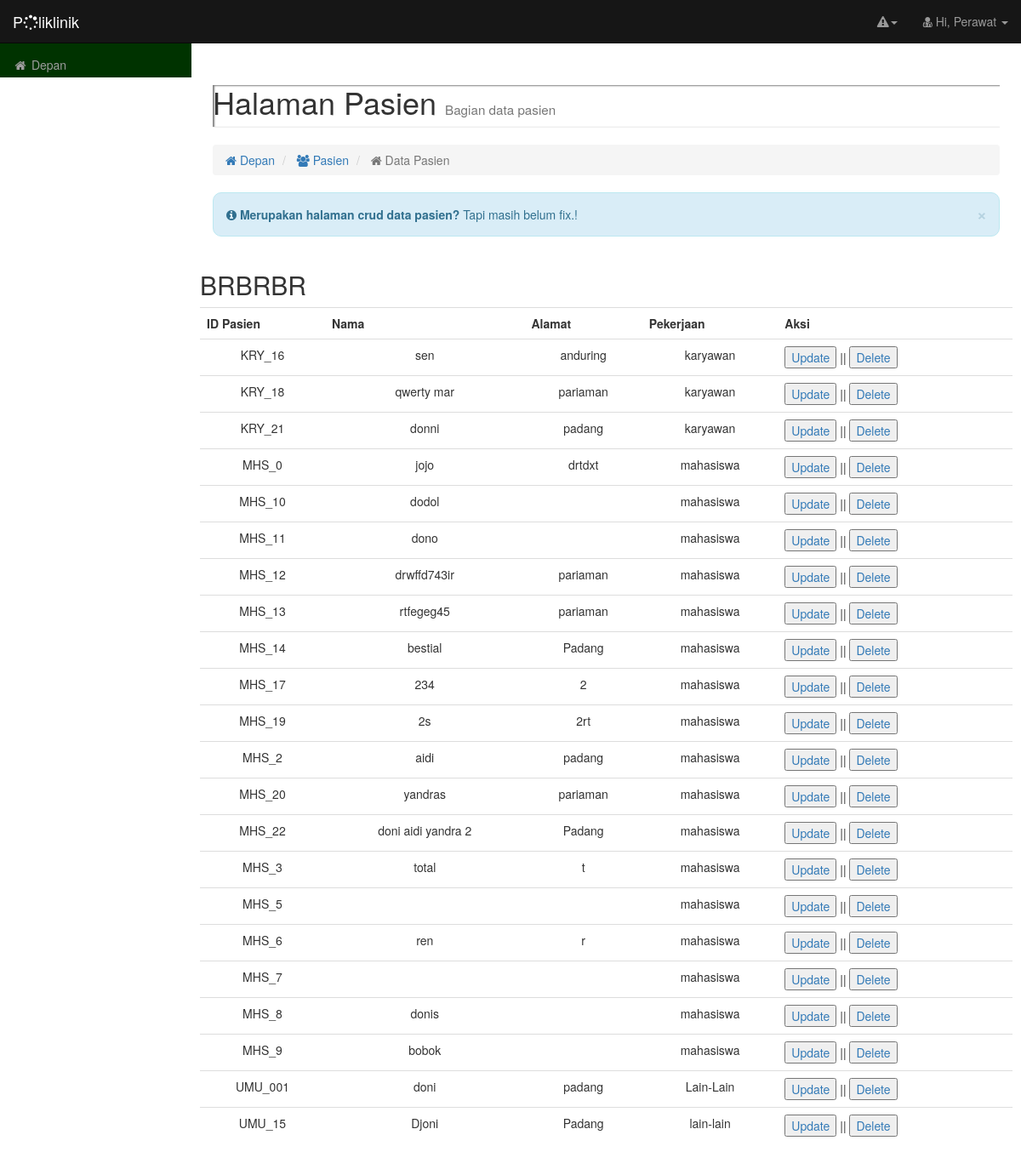
The page /try-sign/hell.php on the database its author committed.
### tables this page shows
CREATE TABLE IF NOT EXISTS `data_pasien` (
  `id_pasien` varchar(25) NOT NULL,
  `nama` varchar(200) NOT NULL,
  `nomor_registrasi` int(25) NOT NULL,
  `tempat_lahir` varchar(100) NOT NULL,
  `tanggal_lahir` varchar(10) NOT NULL,
  `alamat` varchar(512) NOT NULL,
  `jenis_kelamin` varchar(10) NOT NULL,
  `pekerjaan` varchar(50) NOT NULL,
  `fakultas` int(11) NOT NULL,
  `alergi` varchar(200) NOT NULL
);

### try-sign/hell.php (the view, shortened to what this page needs)
<!DOCTYPE html>
<html lang="en">
<head>
    <link href="css/bootstrap.min.css" rel="stylesheet">
    <link href="css/edit-menu.css" rel="stylesheet">
    <link href="font-awesome/css/font-awesome.min.css" rel="stylesheet" type="text/css">
</head>
<body>
    <div id="wrapper">
        <nav class="navbar navbar-inverse navbar-fixed-top" role="navigation" style="background-color:#161616; box-shadow: 0px 5px 5px -10px rgba(0, 0, 0, 0.700);">
            <div class="navbar-header">
                <marquee behavior="alternate" direction="right"><a class="navbar-brand" href="index.php"> P<i class="fa fa-spinner fa-spin"></i>liklinik</a></marquee>
			</div>
            <ul class="nav navbar-right top-nav">
                <li class="dropdown">
                    <a href="#" class="dropdown-toggle" data-toggle="dropdown">
						<i class="fa fa-warning"></i><b class="caret"></b></a>
                </li>
                <li class="dropdown">
                    <a href="#" class="dropdown-toggle" data-toggle="dropdown"><i class="fa fa-user-md"></i> Hi, Perawat <b class="caret"></b></a>
                </li>
            </ul><l
            <div class="collapse navbar-collapse navbar-ex1-collapse" style="height:15px;">
                <ul class="nav navbar-nav side-nav" style="background-color: #030;height:15px;">
                    <li>
                        <a href="index.php"><i class="fa fa-fw fa-home"></i> Depan</a>
                    </li>
                </ul>
            </div>
        </nav>
        <div id="page-wrapper">
            <div class="container-fluid">
                <div class="row">
                    <div class="col-lg-12">
                        <h1 class="page-header" style="box-shadow: inset 2px 1px 2px gray;">
                            Halaman Pasien <small><small>Bagian data pasien</small></small>
                        </h1>
                        <ol class="breadcrumb">
                            <li>
                                <a href="index.php"><i class="fa fa-home"></i> Depan</a>
                            </li>
                            <li>
                                <a href="#"><i class="fa fa-users"></i> Pasien</a>
                            </li>
                            <li class="active">
                                <i class="fa fa-home"></i> Data Pasien
                            </li>
                        </ol>
                    </div>
                </div>
                <div class="row">
                    <div class="col-lg-12">
                        <div class="alert alert-info alert-dismissable" style="border-radius:10px;">
                            <button type="button" class="close" data-dismiss="alert" aria-hidden="true">&times;</button>
                            <i class="fa fa-info-circle"></i>  <strong>Merupakan halaman crud data pasien?</strong> Tapi masih belum fix.!
                        </div>
                    </div>
                </div>
                <div class="row">
<?php
if (isset($_GET['edit']))
{
		$n = $_GET['edit'];
		$z=mysql_query("select * from data_pasien where id_pasien='$n'");
		$z1=mysql_fetch_array($z);
		echo '<h2> Edit data</h2>';
		echo '<form action="data-pasien.php" method="post">
					<table class="table table-hover">
					<tr><td>ID Pasien</td><td><input type="hidden" name="id_pasien" value="'.$n.'"/></td></tr>
					<tr><td>Nama</td><td><input type="text" name="nama" value="'.$z1['nama'].'"/></td></tr>
					<tr><td>NIM/NIP</td><td><input type="text" name="nim_nip" value="'.$z1['nim_nip'].'"/></td></tr>
					<tr><td>Tempat Lahir</td><td><input type="text" name="tempat_lahir" value="'.$z1['tempat_lahir'].'" /></td></tr>
					<tr><td>Tanggal Lahir</td><td><input type="text" name="tanggal_lahir" value="'.$z1['tanggal_lahir'].'" /></td></tr>
					<tr><td>Alamat</td><td><input type="text" name="alamat" value="'.$z1['alamat'].'" /></td></tr>
					<tr><td>Jenis Kelamin</td><td><input type="text" name="jenis_kelamin" value="'.$z1['jenis_kelamin'].'" /></td></tr>
					<tr><td>Pekerjaan</td><td><input type="text" name="pekerjaan" value="'.$z1['pekerjaan'].'" /></td></tr>
					<tr><td>Fakultas</td><td><input type="text" name="fakultas" value="'.$z1['fakultas'].'" /></td></tr>
					<tr><td>Alergi</td><td><input type="text" name="alergi" value="'.$z1['alergi'].'" /></td></tr>
					</table>
					<button type="submit" name="update" value="update" >Update</button>
					</form>';
}else{
echo '<h2> BRBRBR</h2>';
}
?>
<table class="table table-hover">
<tr>
	<td> <strong> ID Pasien </strong></td>
    <td><strong>Nama</strong></td>
    <td><strong>Alamat</strong></td>
    <td><strong>Pekerjaan</strong></td>
    <td><strong>Aksi</strong></td>
</tr>
<?php
$a=mysql_query("select * from data_pasien");
while ($b=mysql_fetch_array($a)){
?>
<tr>
	<td align="center"><?php echo $b['id_pasien']; ?></td>
    <td align="center"><?php echo $b['nama']; ?></td>
    <td align="center"><?php echo $b['alamat']; ?></td>
    <td align="center"><?php echo $b['pekerjaan']; ?></td>
    <td><a href="?edit=<?php echo $b['id_pasien']; ?>"><button>Update</button></a> || <a href="?delete=<?php echo $b['id_pasien']; ?>"><button>Delete</button></a></td>
</tr>
<?php
}
?>
</table>
                </div>
            </div>
        </div>
    </div>
</body>
</html>

### css/edit-menu.css (style rules this page uses)
body { margin-top: 100px; background-color: #F9F9F9sss; }
@media (min-width:768px) { body { margin-top: 50px; } }
#wrapper { padding-left: 0; }
#page-wrapper { width: 100%; padding: 0; background-color: #fff; }
@media (min-width:768px) { #wrapper { padding-left: 225px; } }
@media (min-width:768px) { #page-wrapper { padding: 10px; } }
.top-nav { padding: 0 15px; }
.top-nav>li { display: inline-block; float: left; }
.top-nav>li>a { padding-top: 15px; padding-bottom: 15px; line-height: 20px; color: #999; }
@media (min-width:768px) { .side-nav { position: fixed; top: 51px; left: 225px; width: 225px; margin-left: -225px; border: none; border-radius: 0; overflow-y: auto; background-color: #EAEAEA; bottom: 0; overflow-x: hidden; padding-bottom: 40px; } }
@media (min-width:768px) { .side-nav>li>a { width: 225px; } }

### rows shown on the page
data_pasien: id_pasien "KRY_16", nama "sen", alamat "anduring", pekerjaan "karyawan"
data_pasien: id_pasien "KRY_18", nama "qwerty mar", alamat "pariaman", pekerjaan "karyawan"
data_pasien: id_pasien "KRY_21", nama "donni", alamat "padang", pekerjaan "karyawan"
data_pasien: id_pasien "MHS_0", nama "jojo", alamat "drtdxt", pekerjaan "mahasiswa"
data_pasien: id_pasien "MHS_10", nama "dodol", pekerjaan "mahasiswa"
data_pasien: id_pasien "MHS_11", nama "dono", pekerjaan "mahasiswa"
data_pasien: id_pasien "MHS_12", nama "drwffd743ir", alamat "pariaman", pekerjaan "mahasiswa"
data_pasien: id_pasien "MHS_13", nama "rtfegeg45", alamat "pariaman", pekerjaan "mahasiswa"
data_pasien: id_pasien "MHS_14", nama "bestial", alamat "Padang", pekerjaan "mahasiswa"
data_pasien: id_pasien "MHS_17", nama "234", alamat "2", pekerjaan "mahasiswa"
data_pasien: id_pasien "MHS_19", nama "2s", alamat "2rt", pekerjaan "mahasiswa"
data_pasien: id_pasien "MHS_2", nama "aidi", alamat "padang", pekerjaan "mahasiswa"
data_pasien: id_pasien "MHS_20", nama "yandras", alamat "pariaman", pekerjaan "mahasiswa"
data_pasien: id_pasien "MHS_22", nama "doni aidi yandra 2", alamat "Padang", pekerjaan "mahasiswa"
data_pasien: id_pasien "MHS_3", nama "total", alamat "t", pekerjaan "mahasiswa"
data_pasien: id_pasien "MHS_5", pekerjaan "mahasiswa"
data_pasien: id_pasien "MHS_6", nama "ren", alamat "r", pekerjaan "mahasiswa"
data_pasien: id_pasien "MHS_7", pekerjaan "mahasiswa"
data_pasien: id_pasien "MHS_8", nama "donis", pekerjaan "mahasiswa"
data_pasien: id_pasien "MHS_9", nama "bobok", pekerjaan "mahasiswa"
data_pasien: id_pasien "UMU_001", nama "doni", alamat "padang", pekerjaan "Lain-Lain"
data_pasien: id_pasien "UMU_15", nama "Djoni", alamat "Padang", pekerjaan "lain-lain"
